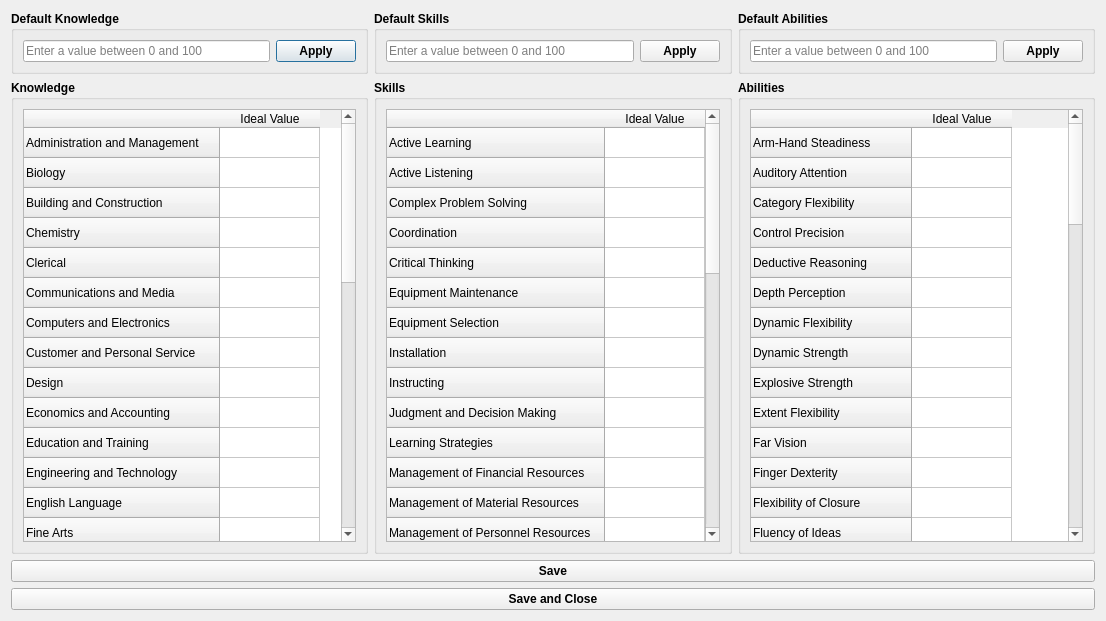
<?xml version="1.0" encoding="UTF-8"?>
<ui version="4.0">
 <class>builderDialog</class>
 <widget class="QDialog" name="builderDialog">
  <property name="geometry">
   <rect>
    <x>0</x>
    <y>0</y>
    <width>1106</width>
    <height>621</height>
   </rect>
  </property>
  <property name="font">
   <font>
    <weight>75</weight>
    <bold>true</bold>
   </font>
  </property>
  <property name="windowTitle">
   <string>Dialog</string>
  </property>
  <layout class="QGridLayout" name="gridLayout">
   <item row="0" column="0">
    <widget class="QGroupBox" name="groupBox_4">
     <property name="title">
      <string>Default Knowledge</string>
     </property>
     <layout class="QHBoxLayout" name="horizontalLayout">
      <item>
       <widget class="QLineEdit" name="DefaultKnowledgeEntry">
        <property name="font">
         <font>
          <weight>50</weight>
          <bold>false</bold>
         </font>
        </property>
        <property name="toolTip">
         <string/>
        </property>
        <property name="inputMask">
         <string/>
        </property>
        <property name="placeholderText">
         <string>Enter a value between 0 and 100</string>
        </property>
       </widget>
      </item>
      <item>
       <widget class="QPushButton" name="KnowledgeApply">
        <property name="text">
         <string>Apply</string>
        </property>
       </widget>
      </item>
     </layout>
    </widget>
   </item>
   <item row="0" column="1">
    <widget class="QGroupBox" name="groupBox_5">
     <property name="title">
      <string>Default Skills</string>
     </property>
     <layout class="QHBoxLayout" name="horizontalLayout_2">
      <item>
       <widget class="QLineEdit" name="DefaultSkillEntry">
        <property name="font">
         <font>
          <weight>50</weight>
          <bold>false</bold>
         </font>
        </property>
        <property name="text">
         <string/>
        </property>
        <property name="placeholderText">
         <string>Enter a value between 0 and 100</string>
        </property>
       </widget>
      </item>
      <item>
       <widget class="QPushButton" name="SkillsApply">
        <property name="text">
         <string>Apply</string>
        </property>
       </widget>
      </item>
     </layout>
    </widget>
   </item>
   <item row="0" column="2">
    <widget class="QGroupBox" name="groupBox_6">
     <property name="title">
      <string>Default Abilities</string>
     </property>
     <layout class="QHBoxLayout" name="horizontalLayout_3">
      <item>
       <widget class="QLineEdit" name="DefaultAbilityEntry">
        <property name="font">
         <font>
          <weight>50</weight>
          <bold>false</bold>
         </font>
        </property>
        <property name="placeholderText">
         <string>Enter a value between 0 and 100</string>
        </property>
       </widget>
      </item>
      <item>
       <widget class="QPushButton" name="AbilityApply">
        <property name="text">
         <string>Apply</string>
        </property>
       </widget>
      </item>
     </layout>
    </widget>
   </item>
   <item row="1" column="0">
    <widget class="QGroupBox" name="groupBox">
     <property name="title">
      <string>Knowledge</string>
     </property>
     <layout class="QVBoxLayout" name="verticalLayout">
      <item>
       <widget class="QTableWidget" name="knowledgTable">
        <property name="font">
         <font>
          <weight>50</weight>
          <bold>false</bold>
         </font>
        </property>
        <row>
         <property name="text">
          <string>Administration and Management</string>
         </property>
        </row>
        <row>
         <property name="text">
          <string>Biology</string>
         </property>
        </row>
        <row>
         <property name="text">
          <string>Building and Construction</string>
         </property>
        </row>
        <row>
         <property name="text">
          <string>Chemistry</string>
         </property>
        </row>
        <row>
         <property name="text">
          <string>Clerical</string>
         </property>
        </row>
        <row>
         <property name="text">
          <string>Communications and Media</string>
         </property>
        </row>
        <row>
         <property name="text">
          <string>Computers and Electronics</string>
         </property>
        </row>
        <row>
         <property name="text">
          <string>Customer and Personal Service</string>
         </property>
        </row>
        <row>
         <property name="text">
          <string>Design</string>
         </property>
        </row>
        <row>
         <property name="text">
          <string>Economics and Accounting</string>
         </property>
        </row>
        <row>
         <property name="text">
          <string>Education and Training</string>
         </property>
        </row>
        <row>
         <property name="text">
          <string>Engineering and Technology</string>
         </property>
        </row>
        <row>
         <property name="text">
          <string>English Language</string>
         </property>
        </row>
        <row>
         <property name="text">
          <string>Fine Arts</string>
         </property>
        </row>
        <row>
         <property name="text">
          <string>Food Production</string>
         </property>
        </row>
        <row>
         <property name="text">
          <string>Foreign Language</string>
         </property>
        </row>
        <row>
         <property name="text">
          <string>Geography</string>
         </property>
        </row>
        <row>
         <property name="text">
          <string>History and Archeology</string>
         </property>
        </row>
        <row>
         <property name="text">
          <string>Law and Government</string>
         </property>
        </row>
        <row>
         <property name="text">
          <string>Mathematics</string>
         </property>
        </row>
        <row>
         <property name="text">
          <string>Mechanical</string>
         </property>
        </row>
        <row>
         <property name="text">
          <string>Medicine and Dentistry</string>
         </property>
        </row>
        <row>
         <property name="text">
          <string>Personnel and Human Resources</string>
         </property>
        </row>
        <row>
         <property name="text">
          <string>Philosophy and Theology</string>
         </property>
        </row>
        <row>
         <property name="text">
          <string>Physics</string>
         </property>
        </row>
        <row>
         <property name="text">
          <string>Production and Processing</string>
         </property>
        </row>
        <row>
         <property name="text">
          <string>Psychology</string>
         </property>
        </row>
        <row>
         <property name="text">
          <string>Public Safety and Security</string>
         </property>
        </row>
        <row>
         <property name="text">
          <string>Sales and Marketing</string>
         </property>
        </row>
        <row>
         <property name="text">
          <string>Sociology and Anthropology</string>
         </property>
        </row>
        <row>
         <property name="text">
          <string>Telecommunications</string>
         </property>
        </row>
        <row>
         <property name="text">
          <string>Therapy and Counseling</string>
         </property>
        </row>
        <row>
         <property name="text">
          <string>Transportation</string>
         </property>
        </row>
        <column>
         <property name="text">
          <string>Ideal Value</string>
         </property>
        </column>
        <item row="0" column="0">
         <property name="text">
          <string/>
         </property>
        </item>
        <item row="1" column="0">
         <property name="text">
          <string/>
         </property>
        </item>
        <item row="2" column="0">
         <property name="text">
          <string/>
         </property>
        </item>
        <item row="3" column="0">
         <property name="text">
          <string/>
         </property>
        </item>
        <item row="4" column="0">
         <property name="text">
          <string/>
         </property>
        </item>
        <item row="5" column="0">
         <property name="text">
          <string/>
         </property>
        </item>
        <item row="6" column="0">
         <property name="text">
          <string/>
         </property>
        </item>
        <item row="7" column="0">
         <property name="text">
          <string/>
         </property>
        </item>
        <item row="8" column="0">
         <property name="text">
          <string/>
         </property>
        </item>
        <item row="9" column="0">
         <property name="text">
          <string/>
         </property>
        </item>
        <item row="10" column="0">
         <property name="text">
          <string/>
         </property>
        </item>
        <item row="11" column="0">
         <property name="text">
          <string/>
         </property>
        </item>
        <item row="12" column="0">
         <property name="text">
          <string/>
         </property>
        </item>
        <item row="13" column="0">
         <property name="text">
          <string/>
         </property>
        </item>
        <item row="14" column="0">
         <property name="text">
          <string/>
         </property>
        </item>
        <item row="15" column="0">
         <property name="text">
          <string/>
         </property>
        </item>
        <item row="16" column="0">
         <property name="text">
          <string/>
         </property>
        </item>
        <item row="17" column="0">
         <property name="text">
          <string/>
         </property>
        </item>
        <item row="18" column="0">
         <property name="text">
          <string/>
         </property>
        </item>
        <item row="19" column="0">
         <property name="text">
          <string/>
         </property>
        </item>
        <item row="20" column="0">
         <property name="text">
          <string/>
         </property>
        </item>
        <item row="21" column="0">
         <property name="text">
          <string/>
         </property>
        </item>
        <item row="22" column="0">
         <property name="text">
          <string/>
         </property>
        </item>
        <item row="23" column="0">
         <property name="text">
          <string/>
         </property>
        </item>
        <item row="24" column="0">
         <property name="text">
          <string/>
         </property>
        </item>
        <item row="25" column="0">
         <property name="text">
          <string/>
         </property>
        </item>
        <item row="26" column="0">
         <property name="text">
          <string/>
         </property>
        </item>
        <item row="27" column="0">
         <property name="text">
          <string/>
         </property>
        </item>
        <item row="28" column="0">
         <property name="text">
          <string/>
         </property>
        </item>
        <item row="29" column="0">
         <property name="text">
          <string/>
         </property>
        </item>
        <item row="30" column="0">
         <property name="text">
          <string/>
         </property>
        </item>
        <item row="31" column="0">
         <property name="text">
          <string/>
         </property>
        </item>
        <item row="32" column="0">
         <property name="text">
          <string/>
         </property>
        </item>
       </widget>
      </item>
     </layout>
    </widget>
   </item>
   <item row="1" column="1">
    <widget class="QGroupBox" name="groupBox_2">
     <property name="title">
      <string>Skills</string>
     </property>
     <layout class="QVBoxLayout" name="verticalLayout_2">
      <item>
       <widget class="QTableWidget" name="skillsTable">
        <property name="font">
         <font>
          <weight>50</weight>
          <bold>false</bold>
         </font>
        </property>
        <row>
         <property name="text">
          <string>Active Learning</string>
         </property>
        </row>
        <row>
         <property name="text">
          <string>Active Listening</string>
         </property>
        </row>
        <row>
         <property name="text">
          <string>Complex Problem Solving</string>
         </property>
        </row>
        <row>
         <property name="text">
          <string>Coordination</string>
         </property>
        </row>
        <row>
         <property name="text">
          <string>Critical Thinking</string>
         </property>
        </row>
        <row>
         <property name="text">
          <string>Equipment Maintenance</string>
         </property>
        </row>
        <row>
         <property name="text">
          <string>Equipment Selection</string>
         </property>
        </row>
        <row>
         <property name="text">
          <string>Installation</string>
         </property>
        </row>
        <row>
         <property name="text">
          <string>Instructing</string>
         </property>
        </row>
        <row>
         <property name="text">
          <string>Judgment and Decision Making</string>
         </property>
        </row>
        <row>
         <property name="text">
          <string>Learning Strategies</string>
         </property>
        </row>
        <row>
         <property name="text">
          <string>Management of Financial Resources</string>
         </property>
        </row>
        <row>
         <property name="text">
          <string>Management of Material Resources</string>
         </property>
        </row>
        <row>
         <property name="text">
          <string>Management of Personnel Resources</string>
         </property>
        </row>
        <row>
         <property name="text">
          <string>Mathematics</string>
         </property>
        </row>
        <row>
         <property name="text">
          <string>Monitoring</string>
         </property>
        </row>
        <row>
         <property name="text">
          <string>Negotiation</string>
         </property>
        </row>
        <row>
         <property name="text">
          <string>Operation Monitoring</string>
         </property>
        </row>
        <row>
         <property name="text">
          <string>Operation and Control</string>
         </property>
        </row>
        <row>
         <property name="text">
          <string>Operations Analysis</string>
         </property>
        </row>
        <row>
         <property name="text">
          <string>Persuasion</string>
         </property>
        </row>
        <row>
         <property name="text">
          <string>Programming</string>
         </property>
        </row>
        <row>
         <property name="text">
          <string>Quality Control Analysis</string>
         </property>
        </row>
        <row>
         <property name="text">
          <string>Reading Comprehension</string>
         </property>
        </row>
        <row>
         <property name="text">
          <string>Repairing</string>
         </property>
        </row>
        <row>
         <property name="text">
          <string>Science</string>
         </property>
        </row>
        <row>
         <property name="text">
          <string>Service Orientation</string>
         </property>
        </row>
        <row>
         <property name="text">
          <string>Social Perceptiveness</string>
         </property>
        </row>
        <row>
         <property name="text">
          <string>Speaking</string>
         </property>
        </row>
        <row>
         <property name="text">
          <string>Systems Analysis</string>
         </property>
        </row>
        <row>
         <property name="text">
          <string>Systems Evaluation</string>
         </property>
        </row>
        <row>
         <property name="text">
          <string>Technology Design</string>
         </property>
        </row>
        <row>
         <property name="text">
          <string>Time Management</string>
         </property>
        </row>
        <row>
         <property name="text">
          <string>Troubleshooting</string>
         </property>
        </row>
        <row>
         <property name="text">
          <string>Writing</string>
         </property>
        </row>
        <column>
         <property name="text">
          <string>Ideal Value</string>
         </property>
        </column>
        <item row="0" column="0">
         <property name="text">
          <string/>
         </property>
        </item>
        <item row="1" column="0">
         <property name="text">
          <string/>
         </property>
        </item>
        <item row="2" column="0">
         <property name="text">
          <string/>
         </property>
        </item>
        <item row="3" column="0">
         <property name="text">
          <string/>
         </property>
        </item>
        <item row="4" column="0">
         <property name="text">
          <string/>
         </property>
        </item>
        <item row="5" column="0">
         <property name="text">
          <string/>
         </property>
        </item>
        <item row="6" column="0">
         <property name="text">
          <string/>
         </property>
        </item>
        <item row="7" column="0">
         <property name="text">
          <string/>
         </property>
        </item>
        <item row="8" column="0">
         <property name="text">
          <string/>
         </property>
        </item>
        <item row="9" column="0">
         <property name="text">
          <string/>
         </property>
        </item>
        <item row="10" column="0">
         <property name="text">
          <string/>
         </property>
        </item>
        <item row="11" column="0">
         <property name="text">
          <string/>
         </property>
        </item>
        <item row="12" column="0">
         <property name="text">
          <string/>
         </property>
        </item>
        <item row="13" column="0">
         <property name="text">
          <string/>
         </property>
        </item>
        <item row="14" column="0">
         <property name="text">
          <string/>
         </property>
        </item>
        <item row="15" column="0">
         <property name="text">
          <string/>
         </property>
        </item>
        <item row="16" column="0">
         <property name="text">
          <string/>
         </property>
        </item>
        <item row="17" column="0">
         <property name="text">
          <string/>
         </property>
        </item>
        <item row="18" column="0">
         <property name="text">
          <string/>
         </property>
        </item>
        <item row="19" column="0">
         <property name="text">
          <string/>
         </property>
        </item>
        <item row="20" column="0">
         <property name="text">
          <string/>
         </property>
        </item>
        <item row="21" column="0">
         <property name="text">
          <string/>
         </property>
        </item>
        <item row="22" column="0">
         <property name="text">
          <string/>
         </property>
        </item>
        <item row="23" column="0">
         <property name="text">
          <string/>
         </property>
        </item>
        <item row="24" column="0">
         <property name="text">
          <string/>
         </property>
        </item>
        <item row="25" column="0">
         <property name="text">
          <string/>
         </property>
        </item>
        <item row="26" column="0">
         <property name="text">
          <string/>
         </property>
        </item>
        <item row="27" column="0">
         <property name="text">
          <string/>
         </property>
        </item>
        <item row="28" column="0">
         <property name="text">
          <string/>
         </property>
        </item>
        <item row="29" column="0">
         <property name="text">
          <string/>
         </property>
        </item>
        <item row="30" column="0">
         <property name="text">
          <string/>
         </property>
        </item>
        <item row="31" column="0">
         <property name="text">
          <string/>
         </property>
        </item>
        <item row="32" column="0">
         <property name="text">
          <string/>
         </property>
        </item>
        <item row="33" column="0">
         <property name="text">
          <string/>
         </property>
        </item>
        <item row="34" column="0">
         <property name="text">
          <string/>
         </property>
        </item>
       </widget>
      </item>
     </layout>
    </widget>
   </item>
   <item row="1" column="2">
    <widget class="QGroupBox" name="groupBox_3">
     <property name="title">
      <string>Abilities</string>
     </property>
     <layout class="QVBoxLayout" name="verticalLayout_3">
      <item>
       <widget class="QTableWidget" name="abilityTable">
        <property name="font">
         <font>
          <weight>50</weight>
          <bold>false</bold>
         </font>
        </property>
        <row>
         <property name="text">
          <string>Arm-Hand Steadiness</string>
         </property>
        </row>
        <row>
         <property name="text">
          <string>Auditory Attention</string>
         </property>
        </row>
        <row>
         <property name="text">
          <string>Category Flexibility</string>
         </property>
        </row>
        <row>
         <property name="text">
          <string>Control Precision</string>
         </property>
        </row>
        <row>
         <property name="text">
          <string>Deductive Reasoning</string>
         </property>
        </row>
        <row>
         <property name="text">
          <string>Depth Perception</string>
         </property>
        </row>
        <row>
         <property name="text">
          <string>Dynamic Flexibility</string>
         </property>
        </row>
        <row>
         <property name="text">
          <string>Dynamic Strength</string>
         </property>
        </row>
        <row>
         <property name="text">
          <string>Explosive Strength</string>
         </property>
        </row>
        <row>
         <property name="text">
          <string>Extent Flexibility</string>
         </property>
        </row>
        <row>
         <property name="text">
          <string>Far Vision</string>
         </property>
        </row>
        <row>
         <property name="text">
          <string>Finger Dexterity</string>
         </property>
        </row>
        <row>
         <property name="text">
          <string>Flexibility of Closure</string>
         </property>
        </row>
        <row>
         <property name="text">
          <string>Fluency of Ideas</string>
         </property>
        </row>
        <row>
         <property name="text">
          <string>Glare Sensitivity</string>
         </property>
        </row>
        <row>
         <property name="text">
          <string>Gross Body Coordination</string>
         </property>
        </row>
        <row>
         <property name="text">
          <string>Gross Body Equilibrium</string>
         </property>
        </row>
        <row>
         <property name="text">
          <string>Hearing Sensitivity</string>
         </property>
        </row>
        <row>
         <property name="text">
          <string>Inductive Reasoning</string>
         </property>
        </row>
        <row>
         <property name="text">
          <string>Information Ordering</string>
         </property>
        </row>
        <row>
         <property name="text">
          <string>Manual Dexterity</string>
         </property>
        </row>
        <row>
         <property name="text">
          <string>Mathematical Reasoning</string>
         </property>
        </row>
        <row>
         <property name="text">
          <string>Memorization</string>
         </property>
        </row>
        <row>
         <property name="text">
          <string>Multilimb Coordination</string>
         </property>
        </row>
        <row>
         <property name="text">
          <string>Near Vision</string>
         </property>
        </row>
        <row>
         <property name="text">
          <string>Night Vision</string>
         </property>
        </row>
        <row>
         <property name="text">
          <string>Number Facility</string>
         </property>
        </row>
        <row>
         <property name="text">
          <string>Oral Comprehension</string>
         </property>
        </row>
        <row>
         <property name="text">
          <string>Oral Expression</string>
         </property>
        </row>
        <row>
         <property name="text">
          <string>Originality</string>
         </property>
        </row>
        <row>
         <property name="text">
          <string>Perceptual Speed</string>
         </property>
        </row>
        <row>
         <property name="text">
          <string>Peripheral Vision</string>
         </property>
        </row>
        <row>
         <property name="text">
          <string>Problem Sensitivity</string>
         </property>
        </row>
        <row>
         <property name="text">
          <string>Rate Control</string>
         </property>
        </row>
        <row>
         <property name="text">
          <string>Reaction Time</string>
         </property>
        </row>
        <row>
         <property name="text">
          <string>Response Orientation</string>
         </property>
        </row>
        <row>
         <property name="text">
          <string>Selective Attention</string>
         </property>
        </row>
        <row>
         <property name="text">
          <string>Sound Localization</string>
         </property>
        </row>
        <row>
         <property name="text">
          <string>Spatial Orientation</string>
         </property>
        </row>
        <row>
         <property name="text">
          <string>Speech Clarity</string>
         </property>
        </row>
        <row>
         <property name="text">
          <string>Speech Recognition</string>
         </property>
        </row>
        <row>
         <property name="text">
          <string>Speed of Closure</string>
         </property>
        </row>
        <row>
         <property name="text">
          <string>Speed of Limb Movement</string>
         </property>
        </row>
        <row>
         <property name="text">
          <string>Stamina</string>
         </property>
        </row>
        <row>
         <property name="text">
          <string>Static Strength</string>
         </property>
        </row>
        <row>
         <property name="text">
          <string>Time Sharing</string>
         </property>
        </row>
        <row>
         <property name="text">
          <string>Trunk Strength</string>
         </property>
        </row>
        <row>
         <property name="text">
          <string>Visual Color Discrimination</string>
         </property>
        </row>
        <row>
         <property name="text">
          <string>Visualization</string>
         </property>
        </row>
        <row>
         <property name="text">
          <string>Wrist-Finger Speed</string>
         </property>
        </row>
        <row>
         <property name="text">
          <string>Written Comprehension</string>
         </property>
        </row>
        <row>
         <property name="text">
          <string>Written Expression</string>
         </property>
        </row>
        <column>
         <property name="text">
          <string>Ideal Value</string>
         </property>
        </column>
        <item row="0" column="0">
         <property name="text">
          <string/>
         </property>
        </item>
        <item row="1" column="0">
         <property name="text">
          <string/>
         </property>
        </item>
        <item row="2" column="0">
         <property name="text">
          <string/>
         </property>
        </item>
        <item row="3" column="0">
         <property name="text">
          <string/>
         </property>
        </item>
        <item row="4" column="0">
         <property name="text">
          <string/>
         </property>
        </item>
        <item row="5" column="0">
         <property name="text">
          <string/>
         </property>
        </item>
        <item row="6" column="0">
         <property name="text">
          <string/>
         </property>
        </item>
        <item row="7" column="0">
         <property name="text">
          <string/>
         </property>
        </item>
        <item row="8" column="0">
         <property name="text">
          <string/>
         </property>
        </item>
        <item row="9" column="0">
         <property name="text">
          <string/>
         </property>
        </item>
        <item row="10" column="0">
         <property name="text">
          <string/>
         </property>
        </item>
        <item row="11" column="0">
         <property name="text">
          <string/>
         </property>
        </item>
        <item row="12" column="0">
         <property name="text">
          <string/>
         </property>
        </item>
        <item row="13" column="0">
         <property name="text">
          <string/>
         </property>
        </item>
        <item row="14" column="0">
         <property name="text">
          <string/>
         </property>
        </item>
        <item row="15" column="0">
         <property name="text">
          <string/>
         </property>
        </item>
        <item row="16" column="0">
         <property name="text">
          <string/>
         </property>
        </item>
        <item row="17" column="0">
         <property name="text">
          <string/>
         </property>
        </item>
        <item row="18" column="0">
         <property name="text">
          <string/>
         </property>
        </item>
        <item row="19" column="0">
         <property name="text">
          <string/>
         </property>
        </item>
        <item row="20" column="0">
         <property name="text">
          <string/>
         </property>
        </item>
        <item row="21" column="0">
         <property name="text">
          <string/>
         </property>
        </item>
        <item row="22" column="0">
         <property name="text">
          <string/>
         </property>
        </item>
        <item row="23" column="0">
         <property name="text">
          <string/>
         </property>
        </item>
        <item row="24" column="0">
         <property name="text">
          <string/>
         </property>
        </item>
        <item row="25" column="0">
         <property name="text">
          <string/>
         </property>
        </item>
        <item row="26" column="0">
         <property name="text">
          <string/>
         </property>
        </item>
        <item row="27" column="0">
         <property name="text">
          <string/>
         </property>
        </item>
        <item row="28" column="0">
         <property name="text">
          <string/>
         </property>
        </item>
        <item row="29" column="0">
         <property name="text">
          <string/>
         </property>
        </item>
        <item row="30" column="0">
         <property name="text">
          <string/>
         </property>
        </item>
        <item row="31" column="0">
         <property name="text">
          <string/>
         </property>
        </item>
        <item row="32" column="0">
         <property name="text">
          <string/>
         </property>
        </item>
        <item row="33" column="0">
         <property name="text">
          <string/>
         </property>
        </item>
        <item row="34" column="0">
         <property name="text">
          <string/>
         </property>
        </item>
        <item row="35" column="0">
         <property name="text">
          <string/>
         </property>
        </item>
        <item row="36" column="0">
         <property name="text">
          <string/>
         </property>
        </item>
        <item row="37" column="0">
         <property name="text">
          <string/>
         </property>
        </item>
        <item row="38" column="0">
         <property name="text">
          <string/>
         </property>
        </item>
        <item row="39" column="0">
         <property name="text">
          <string/>
         </property>
        </item>
        <item row="40" column="0">
         <property name="text">
          <string/>
         </property>
        </item>
        <item row="41" column="0">
         <property name="text">
          <string/>
         </property>
        </item>
        <item row="42" column="0">
         <property name="text">
          <string/>
         </property>
        </item>
        <item row="43" column="0">
         <property name="text">
          <string/>
         </property>
        </item>
        <item row="44" column="0">
         <property name="text">
          <string/>
         </property>
        </item>
        <item row="45" column="0">
         <property name="text">
          <string/>
         </property>
        </item>
        <item row="46" column="0">
         <property name="text">
          <string/>
         </property>
        </item>
        <item row="47" column="0">
         <property name="text">
          <string/>
         </property>
        </item>
        <item row="48" column="0">
         <property name="text">
          <string/>
         </property>
        </item>
        <item row="49" column="0">
         <property name="text">
          <string/>
         </property>
        </item>
        <item row="50" column="0">
         <property name="text">
          <string/>
         </property>
        </item>
        <item row="51" column="0">
         <property name="text">
          <string/>
         </property>
        </item>
       </widget>
      </item>
     </layout>
    </widget>
   </item>
   <item row="2" column="0" colspan="3">
    <widget class="QPushButton" name="saveButton">
     <property name="toolTip">
      <string extracomment="Saves your ideal fit"/>
     </property>
     <property name="text">
      <string>Save</string>
     </property>
    </widget>
   </item>
   <item row="3" column="0" colspan="3">
    <widget class="QPushButton" name="saveAndClose">
     <property name="text">
      <string>Save and Close</string>
     </property>
    </widget>
   </item>
  </layout>
 </widget>
 <resources/>
 <connections/>
</ui>
